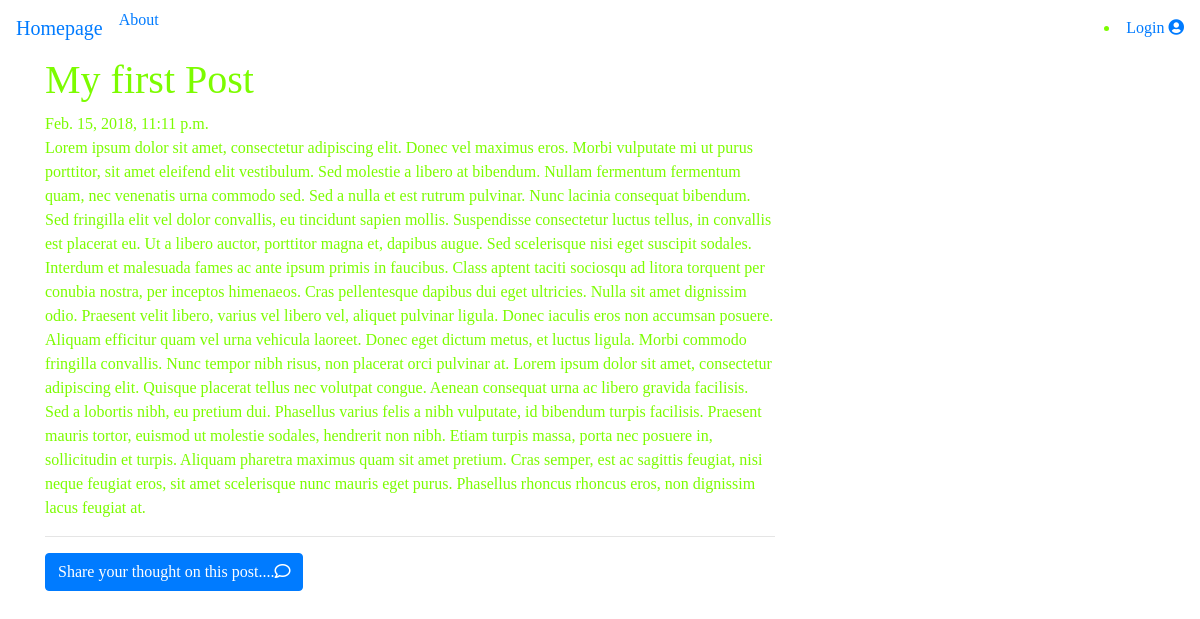
/post/1, run on the app's committed database.
### blog/models.py (models this page shows, shortened)
class Post(models.Model):
    author = models.ForeignKey('auth.user')
    title  = models.CharField(max_length=256)
    text   = models.TextField()
    create_date = models.DateTimeField(default=timezone.now())
    published_date = models.DateTimeField(blank=True, null=True)

### blog/views.py (the view)
# urls.py: url(r'^post/(?P<pk>\d+)$',views.PostDetailView.as_view(),name='post_detail'),
class PostDetailView(DetailView):
    model = Post

### blog/templates/blog/post_detail.html (shortened to what this page needs)
{% extends "blog/base.html" %}
{% block content %}
<h1 class="posttitle">{{post.title }}</h1>
{% if post.published_date %}
<div class="date postdate"> {{post.published_date}}</div>
{% else %}
<a class="btn btn-default" href="{% url 'post_publish' pk=post.pk %}">Publish</a>
{% endif %}
<p class="postcontent">{{post.text }}</p>
<hr>
<a class="btn btn-primary btn-comment" href="{% url 'add_comment_to_post' pk=post.pk %}">
      Share your thought on this post....<i class="far fa-comment"></i></a>
<div class="container">
{% for comment in post.comments.all %}
        <br>
{% empty %}
            <p>No comments yet.</p>
{% endfor %}
</div>
{% endblock content %}

### blog/static/css/blog.css (style rules this page uses)
body { font-family: 'Playfair Display', serif; color: lawngreen; }

### data on the page
Post: title "My first Post", published_date "Feb. 15, 2018, 11:11 p.m.", text "Lorem ipsum dolor sit amet, consectetur adipiscing elit. Donec vel maximus eros. Morbi vulputate mi ut purus porttitor, sit amet eleifend elit vestibulum. Sed molestie a libero at bibendum. Nullam fermentum fermentum quam, nec venenatis urna commodo sed. Sed a nulla et est rutrum pulvinar. Nunc lacinia consequat bibendum. Sed fringilla elit vel dolor convallis, eu tincidunt sapien mollis. Suspendisse consectetur luctus tellus, in convallis est placerat eu. Ut a libero auctor, porttitor magna et, dapibus augue. Sed scelerisque nisi eget suscipit sodales. Interdum et malesuada fames ac ante ipsum primis in faucibus. Class aptent taciti sociosqu ad litora torquent per conubia nostra, per…"
